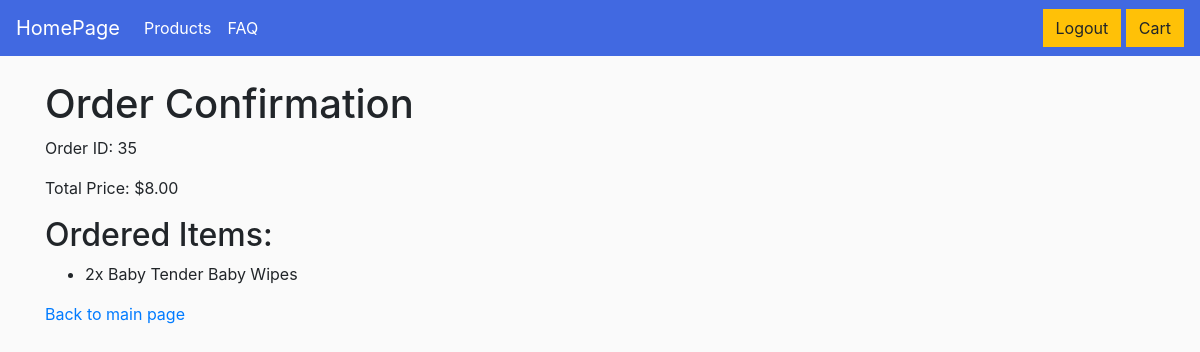
Before: /order_confirmation/ (signed in) with the older database file.
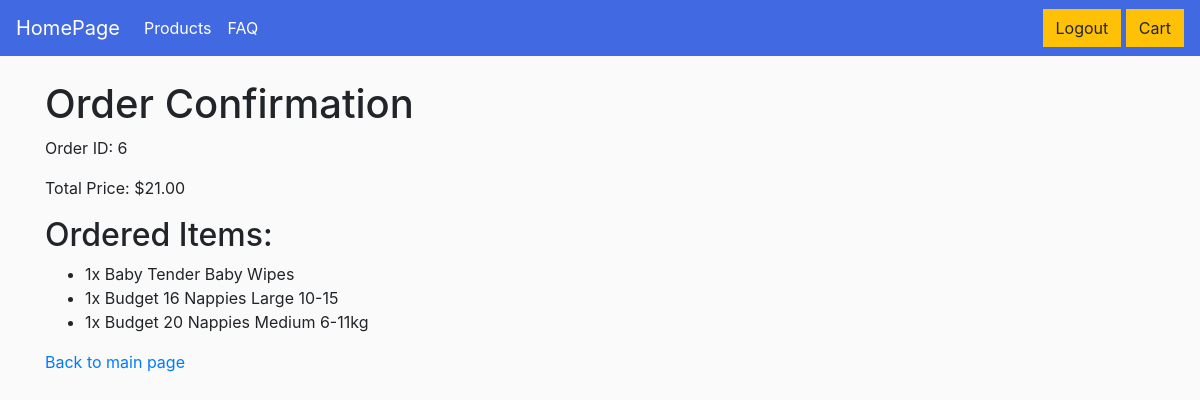
After: the same page with the newer database file.
### store/models.py (models this page shows, shortened)
class Order(models.Model):
    customer = models.ForeignKey(Customer, on_delete=models.SET_NULL, null=True, blank=True)
    date_ordered = models.DateTimeField(auto_now_add=True)
    complete = models.BooleanField(default=False)
    transaction_id = models.CharField(max_length=100, null=True)
    shipping_status = models.CharField(max_length=50, null=True, default='Pending')
    payment_status = models.CharField(max_length=50, null=True, default='Pending')
    @property
    def get_cart_total(self):
        orderitems = self.orderitem_set.all()
        total = sum([item.get_total for item in orderitems])
        return total

class OrderItem(models.Model):
    product = models.ForeignKey(Product, on_delete=models.SET_NULL, null=True)
    order = models.ForeignKey(Order, on_delete=models.SET_NULL, null=True)
    quantity = models.IntegerField(default=0, null=True, blank=True)
    date_added = models.DateTimeField(auto_now_add=True)
    @property
    def get_total(self):
        total = self.product.current_price * self.quantity
        return total

class Product(models.Model):
    item_id = models.IntegerField(null=False, blank=True, primary_key=True)
    item_code = models.CharField(max_length=100)
    item_name = models.CharField(max_length=255)
    category_id = models.IntegerField()
    current_price = models.FloatField()

### store/views.py (the view)
# urls.py: path('order_confirmation/', views.order_confirmation, name = 'order_confirmation'),
def order_confirmation(request):
    customer = None #Set the customer to None
    if request.user.is_authenticated:
        customer = request.user.customer
    else:
        session_cart = request.session.get('cart', {})
        guest_email = session_cart.get('email')
        if guest_email:
            customer = Customer.objects.get(email=guest_email)
    if customer:
        order = Order.objects.filter(customer=customer, complete=True).latest('date_ordered')
    else:
        order = None
    if not request.user.is_authenticated:
        request.session['cart'] = {}
    context = {'order': order}
    return render(request, 'store/order_confirmation.html', context)

### store/templates/store/order_confirmation.html
{% extends 'store/main.html' %}
{% load static %}
{% block content %}
    <h1>Order Confirmation</h1>
    {% if order %}
        <p>Order ID: {{ order.id }}</p>
        <p>Total Price: ${{ order.get_cart_total|floatformat:2 }}</p>
        <h2>Ordered Items:</h2>
        <ul>
            {% for item in order.orderitem_set.all %}
                <li> {{ item.quantity }}x {{ item.product.item_name }} </li>
            {% endfor %}
        </ul>
    {% else %}
        <p>No completed order found.</p>
    {% endif %}
    <a href="{% url 'product' %}"> Back to main page </a>
{% endblock content %}

Changed rows visible on the page:
removed Order: id "35", get_cart_total "8.00"
removed OrderItem: quantity "2", product.item_name "Baby Tender Baby Wipes"
now on this page (row edited): Order: id "6", get_cart_total "21.00"
now on this page (row edited): OrderItem: quantity "1", product.item_name "Baby Tender Baby Wipes"
now on this page (row edited): OrderItem: quantity "1", product.item_name "Budget 16 Nappies Large 10-15"
now on this page (row edited): OrderItem: quantity "1", product.item_name "Budget 20 Nappies Medium 6-11kg"
